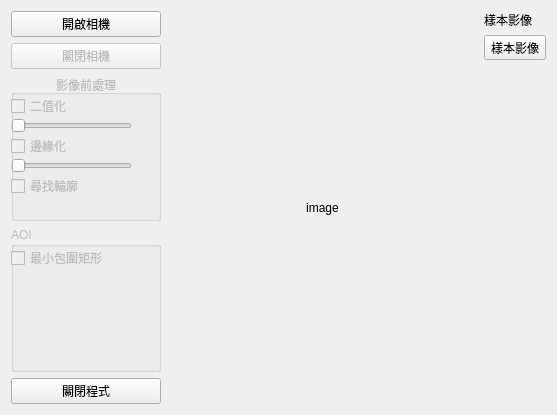
<?xml version="1.0" encoding="UTF-8"?>
<ui version="4.0">
 <class>Widget</class>
 <widget class="QWidget" name="Widget">
  <property name="geometry">
   <rect>
    <x>0</x>
    <y>0</y>
    <width>557</width>
    <height>415</height>
   </rect>
  </property>
  <property name="windowTitle">
   <string>IPQC</string>
  </property>
  <layout class="QHBoxLayout" name="horizontalLayout">
   <item>
    <layout class="QVBoxLayout" name="verticalLayout">
     <property name="sizeConstraint">
      <enum>QLayout::SetDefaultConstraint</enum>
     </property>
     <property name="topMargin">
      <number>0</number>
     </property>
     <item>
      <widget class="QPushButton" name="pushButton_open_cam">
       <property name="sizePolicy">
        <sizepolicy hsizetype="Minimum" vsizetype="Fixed">
         <horstretch>0</horstretch>
         <verstretch>0</verstretch>
        </sizepolicy>
       </property>
       <property name="minimumSize">
        <size>
         <width>0</width>
         <height>0</height>
        </size>
       </property>
       <property name="locale">
        <locale language="Chinese" country="Taiwan"/>
       </property>
       <property name="text">
        <string>開啟相機</string>
       </property>
      </widget>
     </item>
     <item>
      <widget class="QPushButton" name="pushButton_close_cam">
       <property name="enabled">
        <bool>false</bool>
       </property>
       <property name="text">
        <string>關閉相機</string>
       </property>
      </widget>
     </item>
     <item>
      <widget class="QGroupBox" name="groupBox">
       <property name="enabled">
        <bool>false</bool>
       </property>
       <property name="sizePolicy">
        <sizepolicy hsizetype="Minimum" vsizetype="Minimum">
         <horstretch>0</horstretch>
         <verstretch>0</verstretch>
        </sizepolicy>
       </property>
       <property name="minimumSize">
        <size>
         <width>150</width>
         <height>0</height>
        </size>
       </property>
       <property name="locale">
        <locale language="Chinese" country="Taiwan"/>
       </property>
       <property name="title">
        <string>影像前處理</string>
       </property>
       <property name="alignment">
        <set>Qt::AlignHCenter|Qt::AlignTop</set>
       </property>
       <widget class="QCheckBox" name="checkBox_binary">
        <property name="geometry">
         <rect>
          <x>0</x>
          <y>20</y>
          <width>86</width>
          <height>22</height>
         </rect>
        </property>
        <property name="text">
         <string>二值化</string>
        </property>
       </widget>
       <widget class="QSlider" name="horizontalSlider_binary">
        <property name="geometry">
         <rect>
          <x>0</x>
          <y>40</y>
          <width>121</width>
          <height>21</height>
         </rect>
        </property>
        <property name="minimum">
         <number>1</number>
        </property>
        <property name="maximum">
         <number>300</number>
        </property>
        <property name="orientation">
         <enum>Qt::Horizontal</enum>
        </property>
       </widget>
       <widget class="QLabel" name="label_binaryValue">
        <property name="geometry">
         <rect>
          <x>120</x>
          <y>40</y>
          <width>21</width>
          <height>21</height>
         </rect>
        </property>
        <property name="text">
         <string/>
        </property>
       </widget>
       <widget class="QCheckBox" name="checkBox_canny">
        <property name="geometry">
         <rect>
          <x>0</x>
          <y>60</y>
          <width>86</width>
          <height>22</height>
         </rect>
        </property>
        <property name="text">
         <string>邊緣化</string>
        </property>
       </widget>
       <widget class="QSlider" name="horizontalSlider_canny">
        <property name="geometry">
         <rect>
          <x>0</x>
          <y>80</y>
          <width>121</width>
          <height>21</height>
         </rect>
        </property>
        <property name="maximum">
         <number>300</number>
        </property>
        <property name="orientation">
         <enum>Qt::Horizontal</enum>
        </property>
       </widget>
       <widget class="QLabel" name="label_cannyValue">
        <property name="geometry">
         <rect>
          <x>120</x>
          <y>80</y>
          <width>21</width>
          <height>21</height>
         </rect>
        </property>
        <property name="text">
         <string/>
        </property>
       </widget>
       <widget class="QCheckBox" name="checkBox_contour">
        <property name="enabled">
         <bool>false</bool>
        </property>
        <property name="geometry">
         <rect>
          <x>0</x>
          <y>100</y>
          <width>81</width>
          <height>22</height>
         </rect>
        </property>
        <property name="text">
         <string>尋找輪廓</string>
        </property>
       </widget>
      </widget>
     </item>
     <item>
      <widget class="QGroupBox" name="groupBox_2">
       <property name="enabled">
        <bool>false</bool>
       </property>
       <property name="sizePolicy">
        <sizepolicy hsizetype="Minimum" vsizetype="Minimum">
         <horstretch>0</horstretch>
         <verstretch>0</verstretch>
        </sizepolicy>
       </property>
       <property name="title">
        <string>AOI</string>
       </property>
       <widget class="QCheckBox" name="checkBox_minAreaRect">
        <property name="enabled">
         <bool>false</bool>
        </property>
        <property name="geometry">
         <rect>
          <x>0</x>
          <y>20</y>
          <width>111</width>
          <height>22</height>
         </rect>
        </property>
        <property name="text">
         <string>最小包圍矩形</string>
        </property>
       </widget>
      </widget>
     </item>
     <item>
      <widget class="QPushButton" name="pushButton_close_app">
       <property name="text">
        <string>關閉程式</string>
       </property>
      </widget>
     </item>
    </layout>
   </item>
   <item>
    <spacer name="horizontalSpacer_left">
     <property name="orientation">
      <enum>Qt::Horizontal</enum>
     </property>
     <property name="sizeHint" stdset="0">
      <size>
       <width>40</width>
       <height>20</height>
      </size>
     </property>
    </spacer>
   </item>
   <item>
    <widget class="QLabel" name="label_image">
     <property name="sizePolicy">
      <sizepolicy hsizetype="Expanding" vsizetype="Expanding">
       <horstretch>0</horstretch>
       <verstretch>0</verstretch>
      </sizepolicy>
     </property>
     <property name="minimumSize">
      <size>
       <width>100</width>
       <height>100</height>
      </size>
     </property>
     <property name="cursor">
      <cursorShape>CrossCursor</cursorShape>
     </property>
     <property name="text">
      <string>image</string>
     </property>
     <property name="alignment">
      <set>Qt::AlignCenter</set>
     </property>
    </widget>
   </item>
   <item>
    <spacer name="horizontalSpacer_right">
     <property name="orientation">
      <enum>Qt::Horizontal</enum>
     </property>
     <property name="sizeHint" stdset="0">
      <size>
       <width>40</width>
       <height>20</height>
      </size>
     </property>
    </spacer>
   </item>
   <item>
    <layout class="QVBoxLayout" name="verticalLayout_2">
     <item>
      <widget class="QLabel" name="label">
       <property name="text">
        <string>樣本影像</string>
       </property>
       <property name="alignment">
        <set>Qt::AlignLeading|Qt::AlignLeft|Qt::AlignTop</set>
       </property>
      </widget>
     </item>
     <item>
      <widget class="QToolButton" name="toolButton">
       <property name="sizePolicy">
        <sizepolicy hsizetype="Preferred" vsizetype="Fixed">
         <horstretch>0</horstretch>
         <verstretch>0</verstretch>
        </sizepolicy>
       </property>
       <property name="text">
        <string>樣本影像</string>
       </property>
      </widget>
     </item>
     <item>
      <spacer name="verticalSpacer">
       <property name="orientation">
        <enum>Qt::Vertical</enum>
       </property>
       <property name="sizeHint" stdset="0">
        <size>
         <width>20</width>
         <height>40</height>
        </size>
       </property>
      </spacer>
     </item>
    </layout>
   </item>
  </layout>
 </widget>
 <layoutdefault spacing="6" margin="11"/>
 <resources/>
 <connections>
  <connection>
   <sender>horizontalSlider_binary</sender>
   <signal>valueChanged(int)</signal>
   <receiver>label_binaryValue</receiver>
   <slot>setNum(int)</slot>
   <hints>
    <hint type="sourcelabel">
     <x>95</x>
     <y>129</y>
    </hint>
    <hint type="destinationlabel">
     <x>146</x>
     <y>132</y>
    </hint>
   </hints>
  </connection>
  <connection>
   <sender>horizontalSlider_canny</sender>
   <signal>valueChanged(int)</signal>
   <receiver>label_cannyValue</receiver>
   <slot>setNum(int)</slot>
   <hints>
    <hint type="sourcelabel">
     <x>112</x>
     <y>169</y>
    </hint>
    <hint type="destinationlabel">
     <x>142</x>
     <y>174</y>
    </hint>
   </hints>
  </connection>
 </connections>
</ui>
